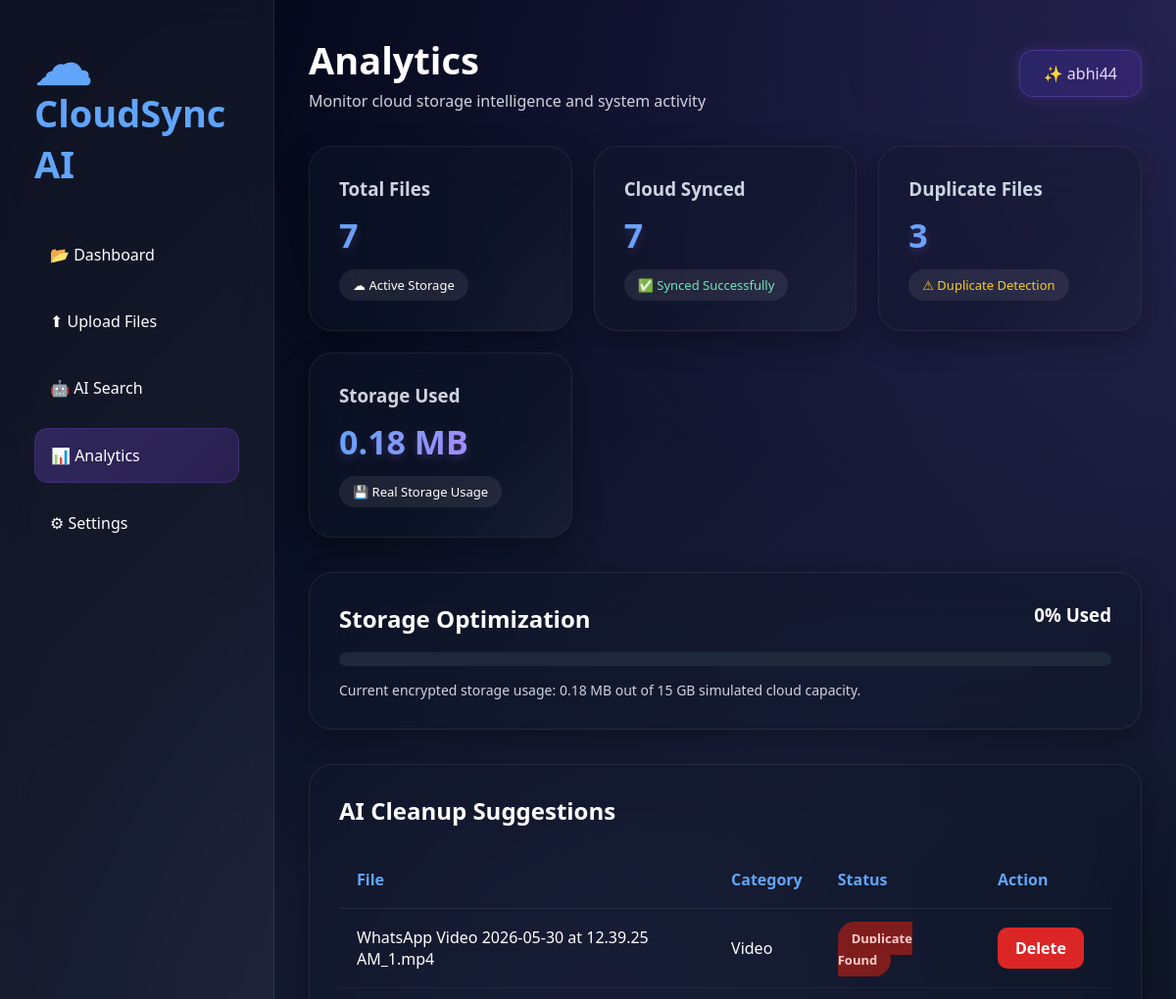
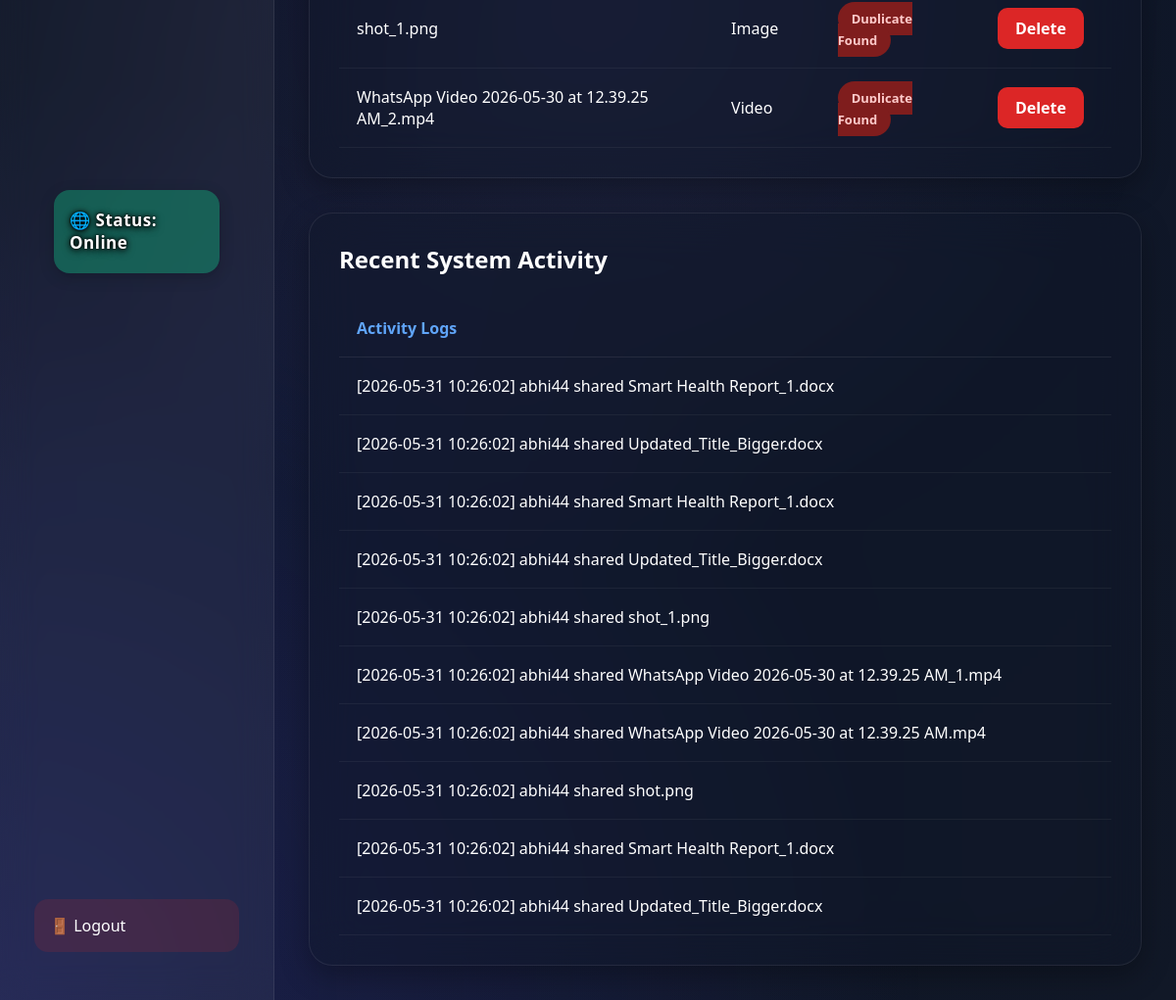
Screenshot of /analytics (signed in) with the database file from the repository (2 pictures, top to bottom).
### tables this page shows
CREATE TABLE files (
        id INTEGER PRIMARY KEY AUTOINCREMENT,
        username TEXT,
        filename TEXT,
        category TEXT,
        duplicate_status TEXT,
        sync_status TEXT
    , file_hash TEXT);

### app.py (the view)
@app.route('/analytics')
def analytics():
    if 'user' not in session:
        return redirect('/')
    total, synced, duplicates = get_analytics(session['user'])
    conn = sqlite3.connect('database.db')
    cursor = conn.cursor()
    cursor.execute('SELECT * FROM files WHERE username=? AND duplicate_status LIKE ?', (session['user'], 'Duplicate%'))
    duplicate_files = cursor.fetchall()
    conn.close()
    activity_logs = []
    if os.path.exists('logs/activity.log'):
        with open('logs/activity.log', 'r', encoding='utf-8') as file:
            activity_logs = file.readlines()[-10:]
            activity_logs.reverse()
    _, storage_used, storage_percent = calculate_storage()
    user_settings = get_settings(session['user'])
    return render_template(
        'analytics.html',
        total=total,
        synced=synced,
        duplicates=duplicates,
        duplicate_files=duplicate_files,
        activity_logs=activity_logs,
        storage_used=storage_used,
        storage_percent=storage_percent,
        settings=user_settings
    )

### app.py (called while the page is built)
def calculate_storage():
    total_size = 0
    if not os.path.exists(UPLOAD_FOLDER):
        return 0, "0.00 MB", 0.0
    for file in os.listdir(UPLOAD_FOLDER):
        path = os.path.join(UPLOAD_FOLDER, file)
        if os.path.isfile(path):
            total_size += os.path.getsize(path)
    gb = total_size / (1024 * 1024 * 1024)
    mb = total_size / (1024 * 1024)
    if gb >= 1:
        storage_str = f"{gb:.2f} GB"
    else:
        storage_str = f"{mb:.2f} MB"
    max_storage_gb = 15.0
    current_gb = total_size / (1024 * 1024 * 1024)
    storage_percent = min(round((current_gb / max_storage_gb) * 100, 1), 100.0)
    return total_size, storage_str, storage_percent

### modules/analytics.py (called while the page is built)
def get_analytics(username):
    conn = sqlite3.connect('database.db')
    cursor = conn.cursor()
    cursor.execute(
        '''
        SELECT COUNT(*)
        FROM files
        WHERE username=?
        ''',
        (username,)
    )
    total = cursor.fetchone()[0]
    cursor.execute(
        '''
        SELECT COUNT(*)
        FROM files
        WHERE username=?
        AND sync_status=?
        ''',
        (username, "Synced")
    )
    synced = cursor.fetchone()[0]
    cursor.execute(
        '''
        SELECT COUNT(*)
        FROM files
        WHERE username=?
        AND duplicate_status LIKE ?
        ''',
        (username, "%Duplicate%")
    )
    duplicates = cursor.fetchone()[0]
    conn.close()
    return total, synced, duplicates

### templates/analytics.html (shortened to what this page needs)
<!DOCTYPE html>
<html lang="en">
<head>
<link rel="stylesheet"
href="{{ url_for('static', filename='style.css') }}">
</head>
<body>
<div class="background-blur"></div>
<div class="dashboard">
<div class="sidebar">
<div>
<h1 onclick="window.location.href='/dashboard'" style="cursor: pointer;" title="Go to Dashboard"><span class="cloud-icon"></span> CloudSync AI</h1>
<a href="/dashboard">
📂 Dashboard
</a>
<a href="/upload">
⬆ Upload Files
</a>
<a href="/search">
🤖 AI Search
</a>
<a href="/analytics"
class="active-link">
📊 Analytics
</a>
<a href="/settings">
⚙ Settings
</a>
</div>
<a href="/check-network" class="network-btn" style="position: relative; display: flex; align-items: center; justify-content: center; min-height: 85px; margin: 20px; border-radius: 16px; color: #ffffff; text-decoration: none; font-weight: 800; transition: 0.3s; overflow: hidden; background: {{ 'rgba(16, 185, 129, 0.4)' if session.get('is_online', True) else 'rgba(100, 116, 139, 0.4)' }}; box-shadow: 0 4px 15px rgba(0,0,0,0.2);">
    <video autoplay loop muted playsinline style="position: absolute; top: 0; left: 0; width: 100%; height: 100%; object-fit: cover; z-index: 0; opacity: 0.85; pointer-events: none;">
        <source src="{{ url_for('static', filename='gifs/online.mp4' if session.get('is_online', True) else 'gifs/offline.mp4') }}" type="video/mp4">
    </video>
    <span style="position: relative; z-index: 1; font-size: 17px; letter-spacing: 0.5px; text-shadow: 0 2px 8px #000, 0 0 5px #000, 0 0 2px #000;">
        {{ '🌐 Status: Online' if session.get('is_online', True) else '🔌 Status: Offline' }}
    </span>
</a>
<a href="/logout"
class="logout-btn">
🚪 Logout
</a>
</div>
<div class="main-content">
<div class="topbar">
<div>
<h2>Analytics</h2>
<p class="top-text">
Monitor cloud storage intelligence and system activity
</p>
</div>
<div class="profile-box" style="background: linear-gradient(135deg, rgba(79, 70, 229, 0.2), rgba(124, 58, 237, 0.2)); border: 1px solid rgba(139, 92, 246, 0.3); color: #e9d5ff; box-shadow: 0 0 15px rgba(139, 92, 246, 0.2);">
✨ {{ session.get('user', 'User') }}
</div>
</div>
<div class="cards">
<div class="card">
<h3>Total Files</h3>
<p>{{ total if total else 0 }}</p>
<div class="card-status">
☁ Active Storage
</div>
</div>
<div class="card">
<h3>Cloud Synced</h3>
<p>{{ synced if synced else 0 }}</p>
<div class="card-status synced-text">
✅ Synced Successfully
</div>
</div>
<div class="card">
<h3>Duplicate Files</h3>
<p>{{ duplicates if duplicates else 0 }}</p>
<div class="card-status secure-text">
⚠ Duplicate Detection
</div>
</div>
<div class="card">
<h3>Storage Used</h3>
<p>{{ storage_used if storage_used else '0.00 MB' }}</p>
<div class="card-status">
💾 Real Storage Usage
</div>
</div>
</div>
<div class="storage-card">
<div class="storage-top">
<h2>Storage Optimization</h2>
<h3>{{ storage_percent if storage_percent else 0 }}% Used</h3>
</div>
<div class="progress-bar">
</div>
<p class="storage-text">
Current encrypted storage usage:
{{ storage_used if storage_used else '0.00 MB' }} out of 15 GB simulated cloud capacity.
</p>
</div>
<div class="table-section">
<div class="table-header">
<h2>AI Cleanup Suggestions</h2>
</div>
{% if duplicate_files %}
<table>
<thead>
<tr>
<th>File</th>
<th>Category</th>
<th>Status</th>
<th>Action</th>
</tr>
</thead>
<tbody>
{% for file in duplicate_files %}
<tr>
<td>{{ file[2] }}</td>
<td>{{ file[3] }}</td>
<td>
<span class="duplicate-badge">
Duplicate Found
</span>
</td>
<td>
<a href="/delete/{{ file[2] }}">
<button class="delete-btn">
Delete</button>
</a>
</td>
</tr>
{% endfor %}
</tbody>
</table>
{% else %}
<div class="empty-state">
✅ No duplicate files detected
</div>
{% endif %}
</div>
<div class="table-section"
style="margin-top:35px;">
<div class="table-header">
<h2>Recent System Activity</h2>
</div>
{% if activity_logs %}
<table>
<thead>
<tr>
<th>Activity Logs</th>
</tr>
</thead>
<tbody>
{% for log in activity_logs %}
<tr>
<td>{{ log }}</td>
</tr>
{% endfor %}
</tbody>
</table>
{% else %}
<div class="empty-state">
No activity logs available
</div>
{% endif %}
</div>
</div>
</div>
</body>
</html>

### rows the page displays
files: filename "WhatsApp Video 2026-05-30 at 12.39.25 AM_1.mp4", category "Video"
files: filename "shot_1.png", category "Image"
files: filename "WhatsApp Video 2026-05-30 at 12.39.25 AM_2.mp4", category "Video"

### other values shown
{{ session.get('user', 'User') }} "abhi44"
{{ total if total else 0 }} "7"
{{ synced if synced else 0 }} "7"
{{ duplicates if duplicates else 0 }} "3"
{{ storage_used if storage_used else '0.00 MB' }} "0.18 MB"
{{ storage_percent if storage_percent else 0 }} "0"
{{ log }} "[2026-05-31 10:26:02] abhi44 shared Smart Health Report_1.docx" "[2026-05-31 10:26:02] abhi44 shared Updated_Title_Bigger.docx" "[2026-05-31 10:26:02] abhi44 shared Smart Health Report_1.docx" "[2026-05-31 10:26:02] abhi44 shared Updated_Title_Bigger.docx" "[2026-05-31 10:26:02] abhi44 shared shot_1.png" "[2026-05-31 10:26:02] abhi44 shared WhatsApp Video 2026-05-30 at 12.39.25 AM_1.mp4" "[2026-05-31 10:26:02] abhi44 shared WhatsApp Video 2026-05-30 at 12.39.25 AM.mp4" "[2026-05-31 10:26:02] abhi44 shared shot.png" "[2026-05-31 10:26:02] abhi44 shared Smart Health Report_1.docx" "[2026-05-31 10:26:02] abhi44 shared Updated_Title_Bigger.docx"
